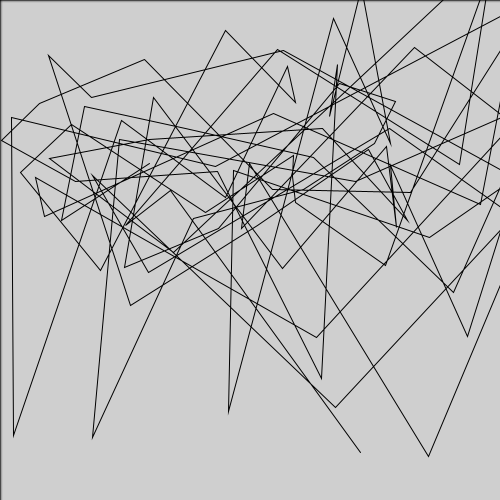
Frame 1 (no input)
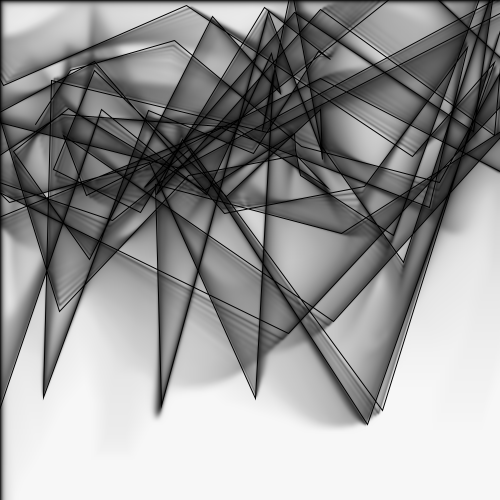
Frame 60 (the mouse pressed at the canvas centre just before this capture)
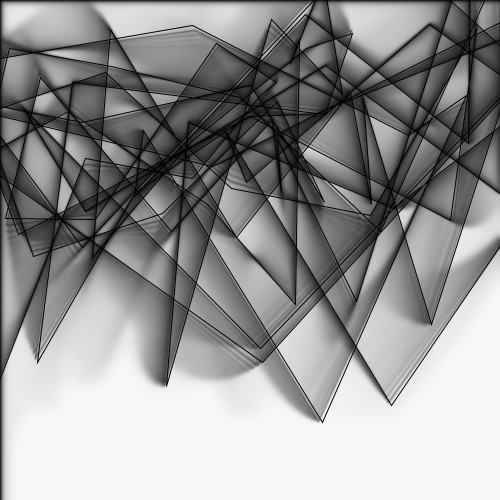
Frame 120 (the mouse held since frame 60 and released just before this capture)

The Processing sketch that drew these frames (run headless with seeded random() and noise(); from frame 60 on, the mouse is pressed at the canvas centre):

// Processing sketch: sketch_170109a
// ── sketch_170109a.pde
void setup()
{
  size(500,500);
}

void draw()
{
  fill(255,255,255,15);
  rect(0,0,width,height);
  filter(BLUR, 1);
  
  float tm = millis()/1000.f;
  
  stroke(0);
  noFill();
  beginShape();
  int points = 100;
  for(int i = 0; i < points; i++)
  {
    float indexAmt = i*100.f*cos01(tm*TWO_PI/100)/points;
    float t = indexAmt + tm*1;
//    vertex(random(width),random(height));
    vertex(width*sin01(t*.3+17)*sin01(1+t)+333*cos01(t*.8+2) + 60*sin(i/31.f+tm*1.3+1),
           height*cos01(3+t)*sin01(2+t)+200*cos01(t*3+17)+127*cos01(t*.7+19)+100*sin(.5*tm+29)+19*sin(i/17.0+3.1*tm+101));
  }
  endShape();
}

float sin01(float tm)
{
  return (sin(tm)+1)/2;
}

float cos01(float tm)
{
  return (cos(tm)+1)/2;
}
